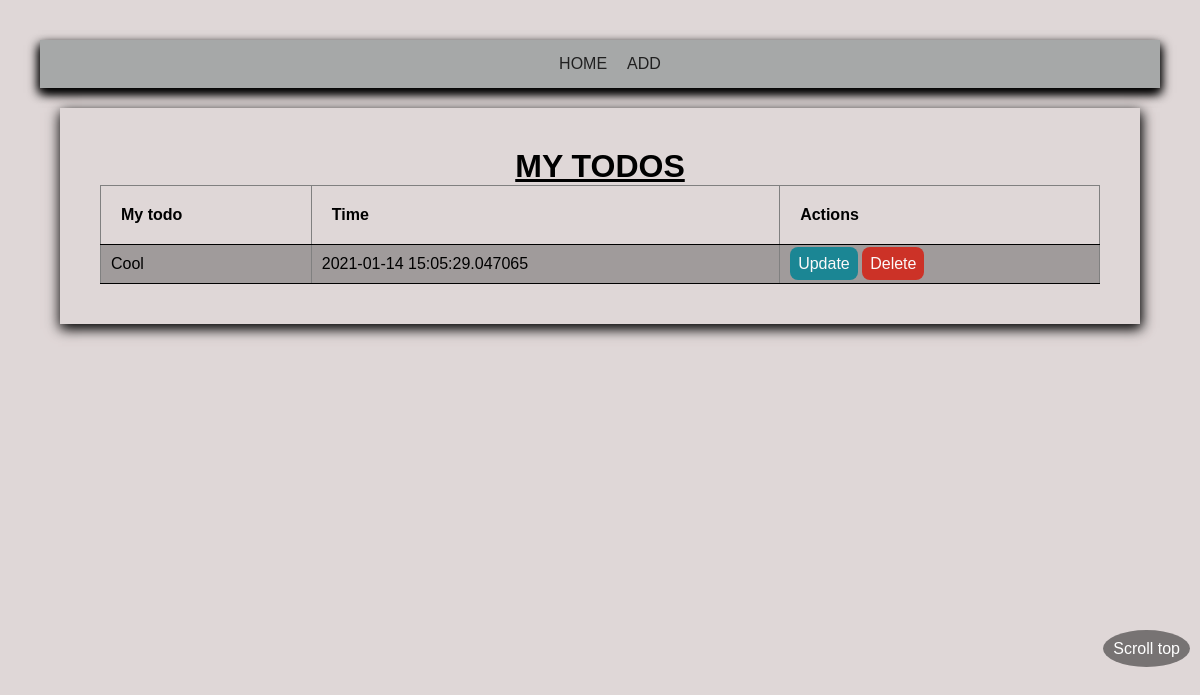
The app's page /home, older data.
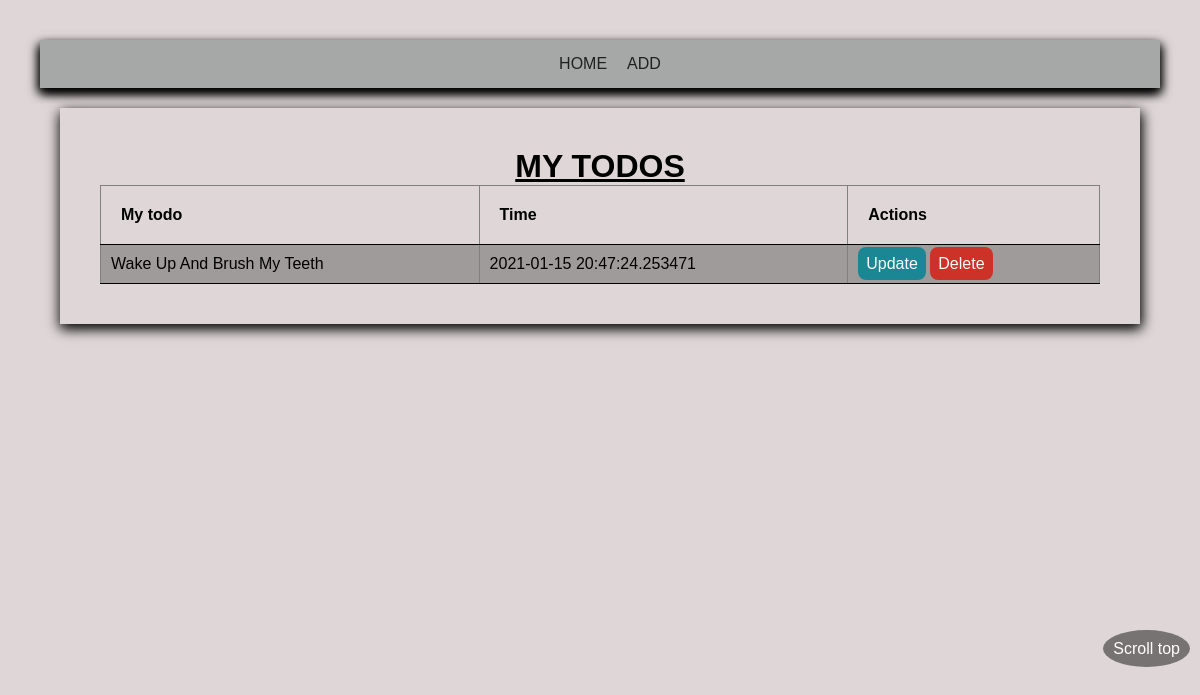
The same page, newer data.
### todo/models.py (models this page shows, shortened)
class Todo(db.Model):
    id = db.Column(db.Integer, primary_key=True)
    body = db.Column(db.String(255), index=True)
    time = db.Column(db.DateTime,index=True, default=datetime.now())
    done = db.Column(db.Boolean, default=False)
    updated = db.Column(db.DateTime, default=datetime.now())
    h = datetime.now().strftime("")

### todo/routes.py (the view)
@app.route('/')
@app.route('/index')
@app.route('/home')
def index():
    todos = Todo.query.all()
    return render_template('index.html', todos=todos)

### todo/templates/index.html
{% extends 'base.html' %} {% block title %} {% endblock title %} {% block
content %}
<h1 class="todo-title">My todos</h1>
<table border="1" cellspacing="2" , cellpadding="2">
  <tr>
    <th>My todo</th>
    <th>Time</th>
    <th>Actions</th>
  </tr>
  {% if todos %} {% for todo in todos %}
  <tr>
    <ol>
      <td>
        <li>{{todo.body}}</li>
      </td>
      <td>{{todo.time}}</td>
      <td>
        <a href="{{url_for('update',id=todo.id)}}" class="add">Update</a>
        <a href="{{url_for('delete', id=todo.id)}}" class="del">Delete</a>
      </td>
    </ol>
  </tr>
  {% endfor %}
</table>
{% else %}
<h1 class="no-todo">There are no todos in your list</h1>
{% endif %} {% endblock content %}

### todo/templates/base.html (shortened to what this page needs)
<!DOCTYPE html>
<html lang="en">
<head>
    <link rel="stylesheet" href="{{url_for('static', filename='css/main.css')}}">
</head>
<body>
    <div class="main-container">
        {% include '/include/nav.html' %}
        <div class="body-container">
            {% block content %}{% endblock content %}
        </div>
        <div class="scroll-top"><a href="#">Scroll top</a></div>
    </div>
</body>
</html>

### todo/templates/include/nav.html
<nav>
    <a href="{{url_for('index')}}">Home</a>
    <a href="{{url_for('add')}}">Add</a>
</nav>

### todo/static/css/main.css (style rules this page uses)
* { padding: 0; margin: 0; box-sizing: border-box; font-family: Helvetica; }
.main-container { padding: 40px; position: relative; background: #dfd7d7; min-height: 100vh; overflow-y: scroll; }
.body-container { display: grid; place-items: center; margin: 20px; box-shadow: #070707 2px 4px 12px, #837d7d -2px 5px 12px ; padding: 40px; }
table { text-align: left; width: 100%; vertical-align: bottom; padding: 10px; border-collapse: collapse; }
table,tr,td,th { border-collapse: collapse; }
tr,th,td { padding:20px; transition: 100ms ease; }
tr:nth-child(even) { background-color:#a09b9b; }
tr { border-bottom: 1px solid #000000; }
tr li { list-style: none; }
td { padding: 10px; vertical-align:bottom; text-align: left; text-transform: capitalize; }
td a { color:#fcf9f9; text-decoration: none; padding: 8px; border-radius: 8px; }
td a.del { background-color: #cc3227; }
td a.add { background-color: #1b8694; }
nav { height: 3rem; background-color:#a6a8a8; width: 100%; padding: 10px; display: flex; flex-direction: row; justify-content: center; align-items: center; box-shadow: #000000 2px 5px 10px,#000000 -2px 5px 10px; }
nav a { color: #202020; text-decoration: none; text-transform: uppercase; margin-left: 20px; flex-basis: 1; vertical-align: middle; }
.scroll-top { position: fixed; right: 10px; top: 80vh; }
.scroll-top a { padding: 10px; background-color: #777373; color: #fff; border-radius: 50%; text-decoration: none; }
.todo-title { text-align: center; text-transform: uppercase; text-decoration: underline; }

Row changes from the older to the newer data that the page shows:
removed Todo: body "Cool", time "2021-01-14 15:05:29.047065"
added Todo: body "Wake Up And Brush My Teeth", time "2021-01-15 20:47:24.253471"
